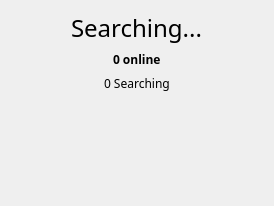
<?xml version="1.0" encoding="UTF-8"?>
<ui version="4.0">
 <class>MatchmakingSearchProgressWidget</class>
 <widget class="QWidget" name="MatchmakingSearchProgressWidget">
  <property name="geometry">
   <rect>
    <x>0</x>
    <y>0</y>
    <width>274</width>
    <height>206</height>
   </rect>
  </property>
  <property name="sizePolicy">
   <sizepolicy hsizetype="Preferred" vsizetype="Maximum">
    <horstretch>0</horstretch>
    <verstretch>0</verstretch>
   </sizepolicy>
  </property>
  <property name="windowTitle">
   <string>Form</string>
  </property>
  <layout class="QGridLayout" name="gridLayout">
   <item row="0" column="0" alignment="Qt::AlignHCenter|Qt::AlignVCenter">
    <widget class="QLabel" name="lblHeader">
     <property name="font">
      <font>
       <family>Gobold Bold</family>
       <pointsize>-1</pointsize>
      </font>
     </property>
     <property name="styleSheet">
      <string notr="true">font-family: &quot;Gobold Bold&quot;;
font-size: 24px;</string>
     </property>
     <property name="text">
      <string>Searching...</string>
     </property>
    </widget>
   </item>
   <item row="1" column="0" alignment="Qt::AlignHCenter|Qt::AlignTop">
    <widget class="QLabel" name="lblOnline">
     <property name="font">
      <font>
       <family>Noto Sans</family>
       <pointsize>9</pointsize>
       <weight>75</weight>
       <bold>true</bold>
      </font>
     </property>
     <property name="text">
      <string>0 online</string>
     </property>
    </widget>
   </item>
   <item row="2" column="0" alignment="Qt::AlignHCenter|Qt::AlignVCenter">
    <widget class="QLabel" name="lblSearching">
     <property name="font">
      <font>
       <family>Noto Sans</family>
      </font>
     </property>
     <property name="text">
      <string>0 Searching</string>
     </property>
    </widget>
   </item>
   <item row="3" column="0" alignment="Qt::AlignHCenter|Qt::AlignVCenter">
    <widget class="QLabel" name="label">
     <property name="sizePolicy">
      <sizepolicy hsizetype="Minimum" vsizetype="Minimum">
       <horstretch>0</horstretch>
       <verstretch>0</verstretch>
      </sizepolicy>
     </property>
     <property name="minimumSize">
      <size>
       <width>96</width>
       <height>96</height>
      </size>
     </property>
     <property name="maximumSize">
      <size>
       <width>96</width>
       <height>96</height>
      </size>
     </property>
     <property name="text">
      <string/>
     </property>
     <property name="pixmap">
      <pixmap resource="resources.qrc">:/img/client/search</pixmap>
     </property>
     <property name="scaledContents">
      <bool>true</bool>
     </property>
    </widget>
   </item>
  </layout>
 </widget>
 <resources>
  <include location="resources.qrc"/>
 </resources>
 <connections/>
</ui>
